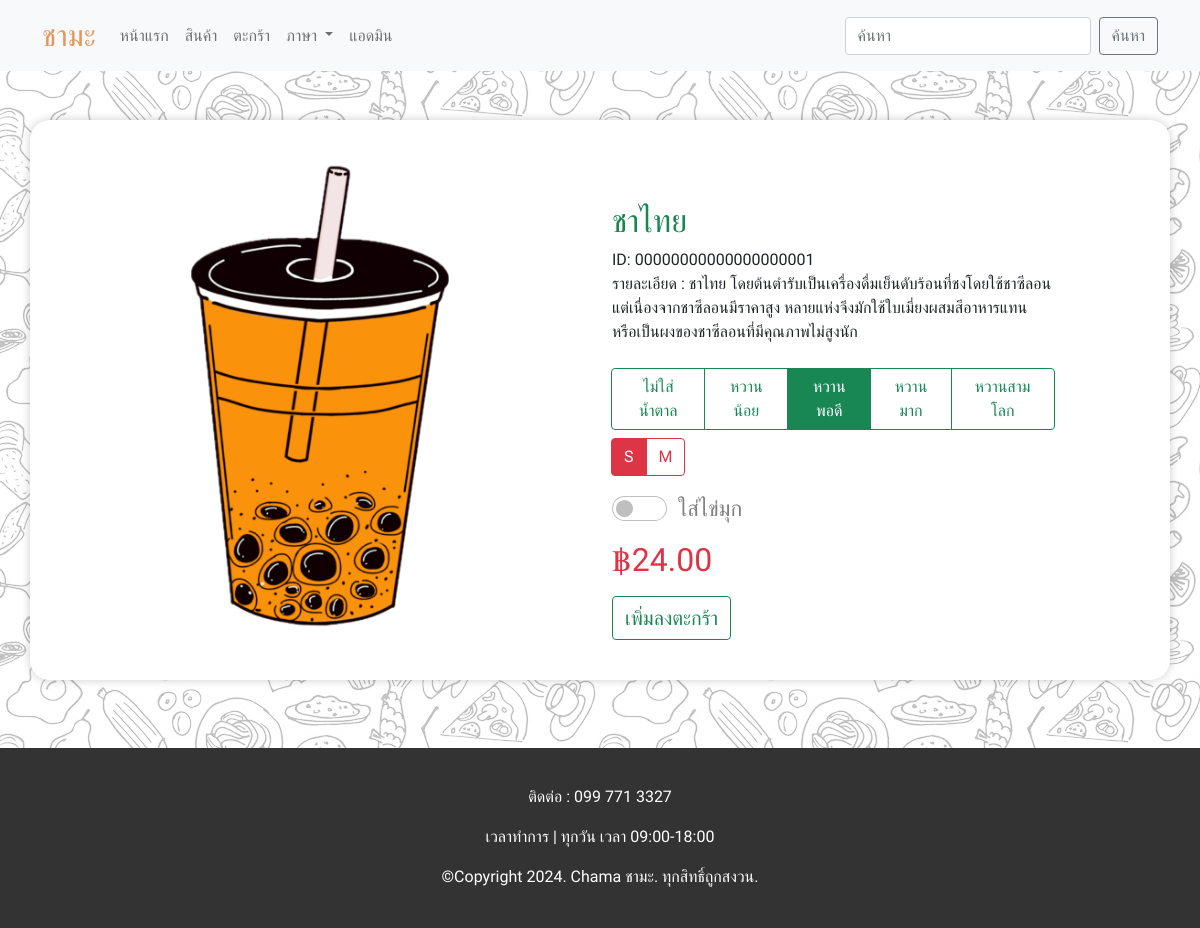
/product_detail.php?id=00000000000000000001, run on the app's committed database.
### tables this page shows
CREATE TABLE `product` (
  `id` int(20) UNSIGNED ZEROFILL NOT NULL COMMENT 'รหัสสินค้า',
  `name` varchar(255) NOT NULL COMMENT 'ชื่อสินค้า',
  `detail` text NOT NULL COMMENT 'รายละเอียด',
  `price` float(8,2) DEFAULT NULL COMMENT 'ราคาขาย',
  `amount` int(20) DEFAULT NULL COMMENT 'จำนวน',
  `image` varchar(50) DEFAULT NULL COMMENT 'รูปภาพ'
);

### product_detail.php (the view, shortened to what this page needs)
<?php include 'condb.php'?>
<!DOCTYPE html>
<html lang="th">
<head>
    <link href="bootstrap/css/bootstrap.min.css" rel="stylesheet"">
</head>
<body style="background-image: url(img/bg.jpg);">
  <?php include 'navbar.php'?>
  <br><br><br>
  <div class="container">
    <div class="row mt-5" style="
      background-color: #fff;
      border-radius: 20px;
      box-shadow: 0 0 10px rgba(0, 0, 0, 0.2);
      padding: 10px;
    ">
      <?php
        $id = $_GET['id'];
        $sql = "SELECT * FROM product p WHERE p.id = '$id' ORDER BY id";
        $result = mysqli_query($conn, $sql);
        $row=mysqli_fetch_array($result);
      ?>
      <div class="col-md-6 text-center">
        <img src="img/<?=$row['image']?>" width="500px" class="mt-3 p-3 my-4">
      </div>
      <div class="col-md-5"> <br><br><br>
        <h2 class="text-success"><?=$row['name']?></h2>
        ID: <?=$row['id']?> <br>
        รายละเอียด : <?=$row['detail']?> <br><br>
        <div class="btn-group" role="group" aria-label="Basic radio toggle button group">
          <label class="btn btn-outline-success" for="btnradio1">ไม่ใส่น้ำตาล</label>
          <label class="btn btn-outline-success" for="btnradio2">หวานน้อย</label>
          <label class="btn btn-outline-success" for="btnradio3">หวานพอดี</label>
          <label class="btn btn-outline-success" for="btnradio4">หวานมาก</label>
          <label class="btn btn-outline-success" for="btnradio5">หวานสามโลก</label>
        </div><br>
        <div class="btn-group mt-2" role="group" aria-label="Basic radio toggle button group">
          <label class="btn btn-outline-danger" for="btnradio6">S</label>
          <label class="btn btn-outline-danger" for="btnradio7">M</label>
        </div><br>
        <div class="form-check form-switch mt-3">
          <input style="width: 55px; height: 25px;" class="form-check-input" type="checkbox" role="switch" id="flexSwitchCheckDefault">
          <label style="font-size: 22px; color: #808080;" class="form-check-label" for="flexSwitchCheckDefault">&nbsp;&nbsp;ใส่ไข่มุก</label>
        </div>
        <h2 class="text-danger mt-3">฿<?=$row['price']?><br>
        <a class="btn btn-outline-success mt-3" href="order.php?id=<?=$row['id']?>" style="font-size: 20px;">เพิ่มลงตะกร้า</a>
      </div>
    </div>
    <br><br>
  </div>
<section>
    <footer style="
        position: sticky;
        bottom: 0;
        width: 100%;
        background-color: #333;
        margin-top: 20px;
        padding-top: 37px;
        color: white;
        text-align: center;
        height: 180px;
    ">
        <p>ติดต่อ : 099 771 3327</p>
        <p>เวลาทำการ | ทุกวัน เวลา 09:00-18:00</p>
        <p>&copy;Copyright 2024. Chama ชามะ. ทุกสิทธิ์ถูกสงวน.</p>
    </footer>
</section>
</body>
</html>

### navbar.php (style rules this page uses)
body { font-family: "Prompt", sans-serif; }

### data on the page
product: image (picture), name "ชาไทย", id "00000000000000000001", detail "ชาไทย โดยต้นตำรับเป็นเครื่องดื่มเย็นดับร้อนที่ชงโดยใช้ชาซีลอน แต่เนื่องจากชาซีลอนมีราคาสูง หลายแห่งจึงมักใช้ใบเมี่ยงผสมสีอาหารแทน หรือเป็นผงของชาซีลอนที่มีคุณภาพไม่สูงนัก", price "24.00"
